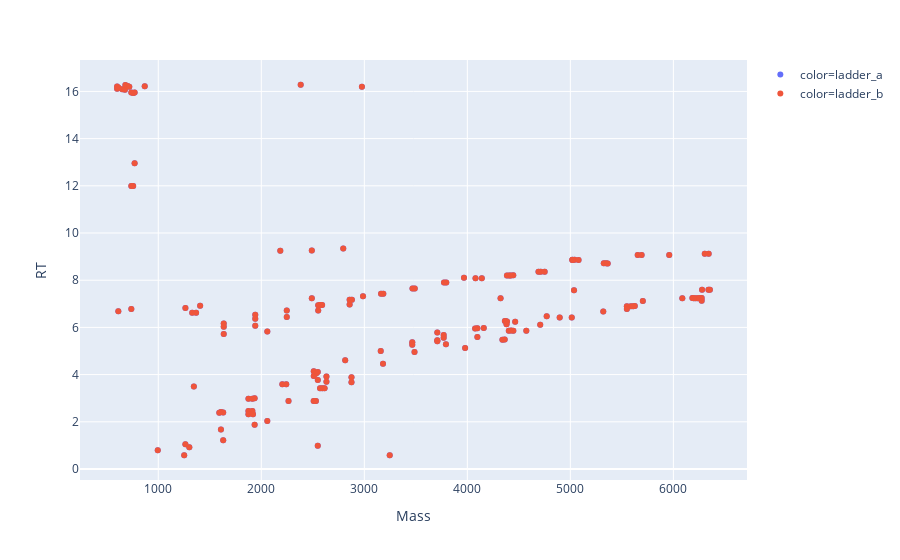

Here is the notebook cell this chart was saved with:
### Code cell
df_phe = pd.read_csv('/Users/bryan/Studio/seq/data/samples/204.csv')
full_mass = 6198.7854 #6024.8755  #24189.23 #24245.225 #24941.525 #24252.315242 #24581.374101 
df_3p_24581, df_5p_24581 = computational_data_seperation(df_phe, df_phe, full_mass, ignore_endpoints=True, has_tag=True, tag=694.2397)
plotly_zones(df_5p_24581, df_3p_24581)
df_24581 = pd.concat([df_3p_24581, df_5p_24581]).drop_duplicates()
df_24581.shape

### Figure 1 — Plotly figure (JSON) as saved in the notebook; plotly's stock layout.template omitted (floating-point values rounded to 4 significant figures; data arrays with more than 128 entries replaced by an {"elided": "..."} marker saying what was removed)
{"data": [{"hoverlabel": {"namelength": 0}, "hovertemplate": "color=ladder_a<br>Mass=%{x}<br>RT=%{y}", "legendgroup": "color=ladder_a", "marker": {"color": "#636efa", "symbol": "circle"}, "mode": "markers", "name": "color=ladder_a", "showlegend": true, "type": "scatter", "x": {"elided": "163 float values"}, "xaxis": "x", "y": {"elided": "163 float values"}, "yaxis": "y"}, {"hoverlabel": {"namelength": 0}, "hovertemplate": "color=ladder_b<br>Mass=%{x}<br>RT=%{y}", "legendgroup": "color=ladder_b", "marker": {"color": "#EF553B", "symbol": "circle"}, "mode": "markers", "name": "color=ladder_b", "showlegend": true, "type": "scatter", "x": {"elided": "163 float values"}, "xaxis": "x", "y": {"elided": "163 float values"}, "yaxis": "y"}], "layout": {"legend": {"tracegroupgap": 0}, "margin": {"t": 60}, "xaxis": {"anchor": "y", "domain": [0, 1], "title": {"text": "Mass"}}, "yaxis": {"anchor": "x", "domain": [0, 1], "title": {"text": "RT"}}}}
